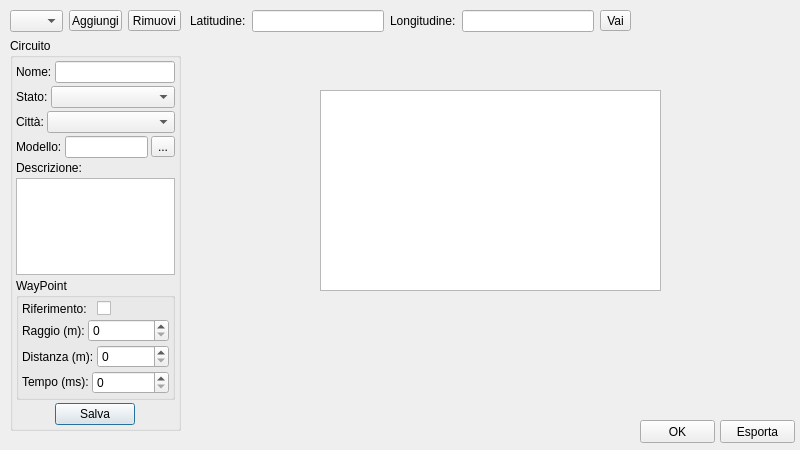
<?xml version="1.0" encoding="UTF-8"?>
<ui version="4.0">
 <class>TrackSettings</class>
 <widget class="QDialog" name="TrackSettings">
  <property name="geometry">
   <rect>
    <x>0</x>
    <y>0</y>
    <width>800</width>
    <height>450</height>
   </rect>
  </property>
  <property name="minimumSize">
   <size>
    <width>800</width>
    <height>450</height>
   </size>
  </property>
  <property name="maximumSize">
   <size>
    <width>800</width>
    <height>450</height>
   </size>
  </property>
  <property name="windowTitle">
   <string>Impostazioni Circuito</string>
  </property>
  <property name="windowIcon">
   <iconset resource="../Resource.qrc">
    <normaloff>:/images/icons/track.png</normaloff>:/images/icons/track.png</iconset>
  </property>
  <widget class="QWidget" name="layoutWidget">
   <property name="geometry">
    <rect>
     <x>10</x>
     <y>10</y>
     <width>171</width>
     <height>421</height>
    </rect>
   </property>
   <layout class="QVBoxLayout" name="verticalLayout">
    <item>
     <layout class="QHBoxLayout" name="horizontalLayout">
      <item>
       <widget class="QComboBox" name="tracksCombo">
        <property name="sizePolicy">
         <sizepolicy hsizetype="Expanding" vsizetype="Fixed">
          <horstretch>0</horstretch>
          <verstretch>0</verstretch>
         </sizepolicy>
        </property>
        <property name="sizeAdjustPolicy">
         <enum>QComboBox::AdjustToContents</enum>
        </property>
       </widget>
      </item>
      <item>
       <widget class="QToolButton" name="addButton">
        <property name="sizePolicy">
         <sizepolicy hsizetype="Minimum" vsizetype="Fixed">
          <horstretch>0</horstretch>
          <verstretch>0</verstretch>
         </sizepolicy>
        </property>
        <property name="text">
         <string>Aggiungi</string>
        </property>
        <property name="icon">
         <iconset resource="../mapgraphics/resources.qrc">
          <normaloff>:/icons/images/edit_add.png</normaloff>:/icons/images/edit_add.png</iconset>
        </property>
       </widget>
      </item>
      <item>
       <widget class="QToolButton" name="removeButton">
        <property name="sizePolicy">
         <sizepolicy hsizetype="Minimum" vsizetype="Fixed">
          <horstretch>0</horstretch>
          <verstretch>0</verstretch>
         </sizepolicy>
        </property>
        <property name="text">
         <string>Rimuovi</string>
        </property>
        <property name="icon">
         <iconset resource="../mapgraphics/resources.qrc">
          <normaloff>:/icons/images/editdelete.png</normaloff>:/icons/images/editdelete.png</iconset>
        </property>
       </widget>
      </item>
     </layout>
    </item>
    <item>
     <widget class="QGroupBox" name="groupBox">
      <property name="title">
       <string>Circuito</string>
      </property>
      <layout class="QGridLayout" name="gridLayout">
       <property name="leftMargin">
        <number>3</number>
       </property>
       <property name="topMargin">
        <number>3</number>
       </property>
       <property name="rightMargin">
        <number>3</number>
       </property>
       <property name="bottomMargin">
        <number>3</number>
       </property>
       <property name="spacing">
        <number>3</number>
       </property>
       <item row="1" column="0">
        <layout class="QHBoxLayout" name="horizontalLayout_4">
         <item>
          <widget class="QLabel" name="label_4">
           <property name="sizePolicy">
            <sizepolicy hsizetype="Preferred" vsizetype="Preferred">
             <horstretch>0</horstretch>
             <verstretch>0</verstretch>
            </sizepolicy>
           </property>
           <property name="text">
            <string>Stato:</string>
           </property>
          </widget>
         </item>
         <item>
          <widget class="QComboBox" name="trackState">
           <property name="sizePolicy">
            <sizepolicy hsizetype="Expanding" vsizetype="Fixed">
             <horstretch>0</horstretch>
             <verstretch>0</verstretch>
            </sizepolicy>
           </property>
          </widget>
         </item>
        </layout>
       </item>
       <item row="3" column="0">
        <layout class="QHBoxLayout" name="horizontalLayout_3">
         <item>
          <widget class="QLabel" name="label_2">
           <property name="sizePolicy">
            <sizepolicy hsizetype="Preferred" vsizetype="Preferred">
             <horstretch>0</horstretch>
             <verstretch>0</verstretch>
            </sizepolicy>
           </property>
           <property name="text">
            <string>Modello:</string>
           </property>
          </widget>
         </item>
         <item>
          <widget class="QLineEdit" name="trackModel">
           <property name="sizePolicy">
            <sizepolicy hsizetype="Expanding" vsizetype="Fixed">
             <horstretch>0</horstretch>
             <verstretch>0</verstretch>
            </sizepolicy>
           </property>
          </widget>
         </item>
         <item>
          <widget class="QToolButton" name="trackModelButton">
           <property name="sizePolicy">
            <sizepolicy hsizetype="Preferred" vsizetype="Fixed">
             <horstretch>0</horstretch>
             <verstretch>0</verstretch>
            </sizepolicy>
           </property>
           <property name="text">
            <string>...</string>
           </property>
          </widget>
         </item>
        </layout>
       </item>
       <item row="6" column="0">
        <widget class="QTextEdit" name="trackDesc">
         <property name="sizePolicy">
          <sizepolicy hsizetype="Minimum" vsizetype="Expanding">
           <horstretch>0</horstretch>
           <verstretch>0</verstretch>
          </sizepolicy>
         </property>
        </widget>
       </item>
       <item row="0" column="0">
        <layout class="QHBoxLayout" name="horizontalLayout_2">
         <item>
          <widget class="QLabel" name="label">
           <property name="sizePolicy">
            <sizepolicy hsizetype="Preferred" vsizetype="Preferred">
             <horstretch>0</horstretch>
             <verstretch>0</verstretch>
            </sizepolicy>
           </property>
           <property name="text">
            <string>Nome:</string>
           </property>
          </widget>
         </item>
         <item>
          <widget class="QLineEdit" name="trackName">
           <property name="sizePolicy">
            <sizepolicy hsizetype="Expanding" vsizetype="Fixed">
             <horstretch>0</horstretch>
             <verstretch>0</verstretch>
            </sizepolicy>
           </property>
          </widget>
         </item>
        </layout>
       </item>
       <item row="4" column="0">
        <widget class="QLabel" name="label_3">
         <property name="text">
          <string>Descrizione:</string>
         </property>
        </widget>
       </item>
       <item row="8" column="0">
        <layout class="QHBoxLayout" name="horizontalLayout_6">
         <item>
          <spacer name="horizontalSpacer_2">
           <property name="orientation">
            <enum>Qt::Horizontal</enum>
           </property>
           <property name="sizeHint" stdset="0">
            <size>
             <width>40</width>
             <height>20</height>
            </size>
           </property>
          </spacer>
         </item>
         <item>
          <widget class="QPushButton" name="saveButton">
           <property name="sizePolicy">
            <sizepolicy hsizetype="Minimum" vsizetype="Fixed">
             <horstretch>0</horstretch>
             <verstretch>0</verstretch>
            </sizepolicy>
           </property>
           <property name="text">
            <string>Salva</string>
           </property>
          </widget>
         </item>
         <item>
          <spacer name="horizontalSpacer">
           <property name="orientation">
            <enum>Qt::Horizontal</enum>
           </property>
           <property name="sizeHint" stdset="0">
            <size>
             <width>40</width>
             <height>20</height>
            </size>
           </property>
          </spacer>
         </item>
        </layout>
       </item>
       <item row="2" column="0">
        <layout class="QHBoxLayout" name="horizontalLayout_5">
         <item>
          <widget class="QLabel" name="label_5">
           <property name="sizePolicy">
            <sizepolicy hsizetype="Preferred" vsizetype="Preferred">
             <horstretch>0</horstretch>
             <verstretch>0</verstretch>
            </sizepolicy>
           </property>
           <property name="text">
            <string>Città:</string>
           </property>
          </widget>
         </item>
         <item>
          <widget class="QComboBox" name="trackCity">
           <property name="sizePolicy">
            <sizepolicy hsizetype="Expanding" vsizetype="Fixed">
             <horstretch>0</horstretch>
             <verstretch>0</verstretch>
            </sizepolicy>
           </property>
          </widget>
         </item>
        </layout>
       </item>
       <item row="7" column="0">
        <widget class="QGroupBox" name="groupBox_2">
         <property name="title">
          <string>WayPoint</string>
         </property>
         <layout class="QVBoxLayout" name="verticalLayout_2">
          <property name="spacing">
           <number>3</number>
          </property>
          <property name="leftMargin">
           <number>3</number>
          </property>
          <property name="topMargin">
           <number>3</number>
          </property>
          <property name="rightMargin">
           <number>3</number>
          </property>
          <property name="bottomMargin">
           <number>3</number>
          </property>
          <item>
           <layout class="QHBoxLayout" name="horizontalLayout_11">
            <item>
             <widget class="QLabel" name="label_11">
              <property name="text">
               <string>Riferimento:</string>
              </property>
             </widget>
            </item>
            <item>
             <widget class="QCheckBox" name="wayRifCheck">
              <property name="text">
               <string/>
              </property>
             </widget>
            </item>
           </layout>
          </item>
          <item>
           <layout class="QHBoxLayout" name="horizontalLayout_8">
            <item>
             <widget class="QLabel" name="label_8">
              <property name="sizePolicy">
               <sizepolicy hsizetype="Minimum" vsizetype="Preferred">
                <horstretch>0</horstretch>
                <verstretch>0</verstretch>
               </sizepolicy>
              </property>
              <property name="text">
               <string>Raggio (m):</string>
              </property>
             </widget>
            </item>
            <item>
             <widget class="QSpinBox" name="wayRadiusSpin">
              <property name="sizePolicy">
               <sizepolicy hsizetype="Expanding" vsizetype="Fixed">
                <horstretch>0</horstretch>
                <verstretch>0</verstretch>
               </sizepolicy>
              </property>
              <property name="maximum">
               <number>9999</number>
              </property>
             </widget>
            </item>
           </layout>
          </item>
          <item>
           <layout class="QHBoxLayout" name="horizontalLayout_10">
            <item>
             <widget class="QLabel" name="label_10">
              <property name="sizePolicy">
               <sizepolicy hsizetype="Minimum" vsizetype="Preferred">
                <horstretch>0</horstretch>
                <verstretch>0</verstretch>
               </sizepolicy>
              </property>
              <property name="text">
               <string>Distanza (m):</string>
              </property>
             </widget>
            </item>
            <item>
             <widget class="QSpinBox" name="wayDistanceSpin">
              <property name="sizePolicy">
               <sizepolicy hsizetype="Expanding" vsizetype="Fixed">
                <horstretch>0</horstretch>
                <verstretch>0</verstretch>
               </sizepolicy>
              </property>
              <property name="maximum">
               <number>9999999</number>
              </property>
             </widget>
            </item>
           </layout>
          </item>
          <item>
           <layout class="QHBoxLayout" name="horizontalLayout_9">
            <item>
             <widget class="QLabel" name="label_9">
              <property name="text">
               <string>&lt;html&gt;&lt;head/&gt;&lt;body&gt;&lt;p&gt;Tempo (ms):&lt;/p&gt;&lt;/body&gt;&lt;/html&gt;</string>
              </property>
             </widget>
            </item>
            <item>
             <widget class="QSpinBox" name="wayTimeSpin">
              <property name="sizePolicy">
               <sizepolicy hsizetype="Expanding" vsizetype="Fixed">
                <horstretch>0</horstretch>
                <verstretch>0</verstretch>
               </sizepolicy>
              </property>
              <property name="maximum">
               <number>99999999</number>
              </property>
             </widget>
            </item>
           </layout>
          </item>
         </layout>
        </widget>
       </item>
      </layout>
     </widget>
    </item>
   </layout>
  </widget>
  <widget class="QPushButton" name="OKButton">
   <property name="geometry">
    <rect>
     <x>640</x>
     <y>420</y>
     <width>75</width>
     <height>23</height>
    </rect>
   </property>
   <property name="text">
    <string>OK</string>
   </property>
  </widget>
  <widget class="QWidget" name="layoutWidget">
   <property name="geometry">
    <rect>
     <x>190</x>
     <y>10</y>
     <width>441</width>
     <height>22</height>
    </rect>
   </property>
   <layout class="QHBoxLayout" name="horizontalLayout_7">
    <item>
     <widget class="QLabel" name="label_6">
      <property name="sizePolicy">
       <sizepolicy hsizetype="Preferred" vsizetype="Maximum">
        <horstretch>0</horstretch>
        <verstretch>0</verstretch>
       </sizepolicy>
      </property>
      <property name="text">
       <string>Latitudine:</string>
      </property>
     </widget>
    </item>
    <item>
     <widget class="QLineEdit" name="gpsLat"/>
    </item>
    <item>
     <widget class="QLabel" name="label_7">
      <property name="frameShape">
       <enum>QFrame::NoFrame</enum>
      </property>
      <property name="frameShadow">
       <enum>QFrame::Plain</enum>
      </property>
      <property name="text">
       <string>Longitudine:</string>
      </property>
     </widget>
    </item>
    <item>
     <widget class="QLineEdit" name="gpsLon"/>
    </item>
    <item>
     <widget class="QToolButton" name="centerMapButton">
      <property name="text">
       <string>Vai</string>
      </property>
     </widget>
    </item>
   </layout>
  </widget>
  <widget class="QTableView" name="wayTable">
   <property name="geometry">
    <rect>
     <x>320</x>
     <y>90</y>
     <width>341</width>
     <height>201</height>
    </rect>
   </property>
  </widget>
  <widget class="QPushButton" name="exportButton">
   <property name="geometry">
    <rect>
     <x>720</x>
     <y>420</y>
     <width>75</width>
     <height>23</height>
    </rect>
   </property>
   <property name="text">
    <string>Esporta</string>
   </property>
  </widget>
 </widget>
 <resources>
  <include location="../mapgraphics/resources.qrc"/>
  <include location="../Resource.qrc"/>
 </resources>
 <connections/>
</ui>
